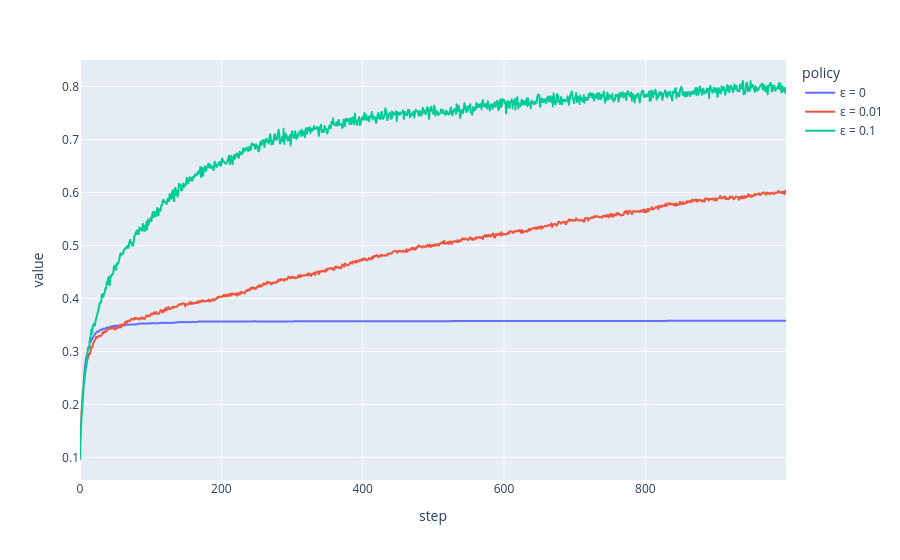

The notebook cell this image was saved under:
### Code cell
colors = {
    'ε = 0.1': 'tab:blue',
    'ε = 0.01': 'tab:red',
    'ε = 0': 'tab:green'
}

(
    trace_df
    .groupby(['step', 'policy'])
    ['is_action_optimal'].mean()
    .unstack()
    .plot()
)

### Figure 1 — Plotly figure (JSON) as saved in the notebook; plotly's stock layout.template omitted (floating-point values rounded to 4 significant figures; data arrays with more than 128 entries replaced by an {"elided": "..."} marker saying what was removed)
{"data": [{"hovertemplate": "policy=ε = 0<br>step=%{x}<br>value=%{y}<extra></extra>", "legendgroup": "ε = 0", "line": {"color": "#636efa", "dash": "solid"}, "marker": {"symbol": "circle"}, "mode": "lines", "name": "ε = 0", "showlegend": true, "type": "scattergl", "x": {"elided": "1000 int values"}, "xaxis": "x", "y": {"elided": "1000 float values"}, "yaxis": "y"}, {"hovertemplate": "policy=ε = 0.01<br>step=%{x}<br>value=%{y}<extra></extra>", "legendgroup": "ε = 0.01", "line": {"color": "#EF553B", "dash": "solid"}, "marker": {"symbol": "circle"}, "mode": "lines", "name": "ε = 0.01", "showlegend": true, "type": "scattergl", "x": {"elided": "1000 int values"}, "xaxis": "x", "y": {"elided": "1000 float values"}, "yaxis": "y"}, {"hovertemplate": "policy=ε = 0.1<br>step=%{x}<br>value=%{y}<extra></extra>", "legendgroup": "ε = 0.1", "line": {"color": "#00cc96", "dash": "solid"}, "marker": {"symbol": "circle"}, "mode": "lines", "name": "ε = 0.1", "showlegend": true, "type": "scattergl", "x": {"elided": "1000 int values"}, "xaxis": "x", "y": {"elided": "1000 float values"}, "yaxis": "y"}], "layout": {"legend": {"title": {"text": "policy"}, "tracegroupgap": 0}, "margin": {"t": 60}, "xaxis": {"anchor": "y", "domain": [0.0, 1.0], "title": {"text": "step"}}, "yaxis": {"anchor": "x", "domain": [0.0, 1.0], "title": {"text": "value"}}}}
